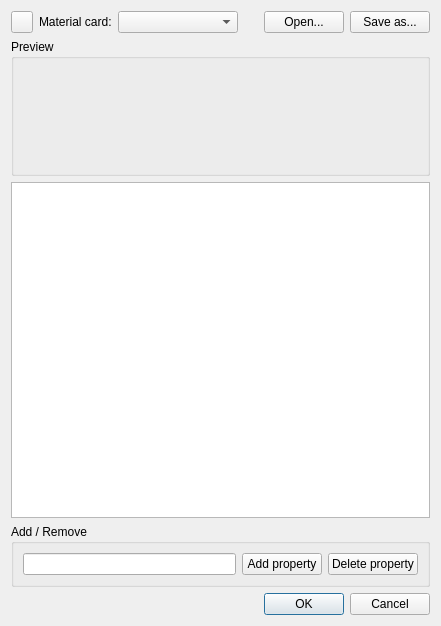
<?xml version="1.0" encoding="UTF-8"?>
<ui version="4.0">
 <class>MaterialEditor</class>
 <widget class="QDialog" name="MaterialEditor">
  <property name="geometry">
   <rect>
    <x>0</x>
    <y>0</y>
    <width>441</width>
    <height>626</height>
   </rect>
  </property>
  <property name="windowTitle">
   <string>Material Editor</string>
  </property>
  <layout class="QVBoxLayout" name="verticalLayout_2">
   <item>
    <layout class="QVBoxLayout" name="verticalLayout">
     <item>
      <layout class="QHBoxLayout" name="horizontalLayout">
       <item>
        <widget class="QPushButton" name="ButtonURL">
         <property name="maximumSize">
          <size>
           <width>22</width>
           <height>22</height>
          </size>
         </property>
         <property name="toolTip">
          <string>Opens the Product URL of this material in an external browser</string>
         </property>
         <property name="text">
          <string/>
         </property>
        </widget>
       </item>
       <item>
        <widget class="QLabel" name="label">
         <property name="text">
          <string>Material card:</string>
         </property>
        </widget>
       </item>
       <item>
        <widget class="QComboBox" name="ComboMaterial">
         <property name="minimumSize">
          <size>
           <width>120</width>
           <height>0</height>
          </size>
         </property>
         <property name="toolTip">
          <string>Existing material cards</string>
         </property>
        </widget>
       </item>
       <item>
        <spacer name="horizontalSpacer">
         <property name="orientation">
          <enum>Qt::Horizontal</enum>
         </property>
         <property name="sizeHint" stdset="0">
          <size>
           <width>40</width>
           <height>20</height>
          </size>
         </property>
        </spacer>
       </item>
       <item>
        <widget class="QPushButton" name="ButtonOpen">
         <property name="toolTip">
          <string>Opens an existing material card</string>
         </property>
         <property name="text">
          <string>Open...</string>
         </property>
        </widget>
       </item>
       <item>
        <widget class="QPushButton" name="ButtonSave">
         <property name="toolTip">
          <string>Saves this material as a card</string>
         </property>
         <property name="text">
          <string>Save as...</string>
         </property>
        </widget>
       </item>
      </layout>
     </item>
     <item>
      <widget class="QGroupBox" name="PreviewGroup">
       <property name="title">
        <string>Preview</string>
       </property>
       <layout class="QHBoxLayout" name="horizontalLayout_2">
        <item>
         <spacer name="horizontalSpacer_3">
          <property name="orientation">
           <enum>Qt::Horizontal</enum>
          </property>
          <property name="sizeHint" stdset="0">
           <size>
            <width>40</width>
            <height>20</height>
           </size>
          </property>
         </spacer>
        </item>
        <item>
         <widget class="QLabel" name="PreviewRender">
          <property name="minimumSize">
           <size>
            <width>96</width>
            <height>96</height>
           </size>
          </property>
          <property name="text">
           <string/>
          </property>
         </widget>
        </item>
        <item>
         <widget class="QLabel" name="PreviewVector">
          <property name="minimumSize">
           <size>
            <width>96</width>
            <height>96</height>
           </size>
          </property>
          <property name="text">
           <string/>
          </property>
         </widget>
        </item>
       </layout>
      </widget>
     </item>
     <item>
      <layout class="QHBoxLayout" name="horizontalLayout_3">
       <property name="sizeConstraint">
        <enum>QLayout::SetMaximumSize</enum>
       </property>
       <item>
        <widget class="QTreeView" name="treeView"/>
       </item>
      </layout>
     </item>
     <item>
      <widget class="QGroupBox" name="groupBox_2">
       <property name="title">
        <string>Add / Remove</string>
       </property>
       <layout class="QVBoxLayout" name="verticalLayout_3">
        <item>
         <layout class="QHBoxLayout" name="horizontalLayout_6">
          <item>
           <widget class="QLineEdit" name="EditProperty"/>
          </item>
          <item>
           <widget class="QPushButton" name="ButtonAddProperty">
            <property name="text">
             <string>Add property</string>
            </property>
           </widget>
          </item>
          <item>
           <widget class="QPushButton" name="ButtonDeleteProperty">
            <property name="text">
             <string>Delete property</string>
            </property>
           </widget>
          </item>
         </layout>
        </item>
       </layout>
      </widget>
     </item>
    </layout>
   </item>
   <item>
    <widget class="QDialogButtonBox" name="standardButtons">
     <property name="standardButtons">
      <set>QDialogButtonBox::Cancel|QDialogButtonBox::Ok</set>
     </property>
    </widget>
   </item>
  </layout>
 </widget>
 <resources/>
 <connections/>
</ui>
